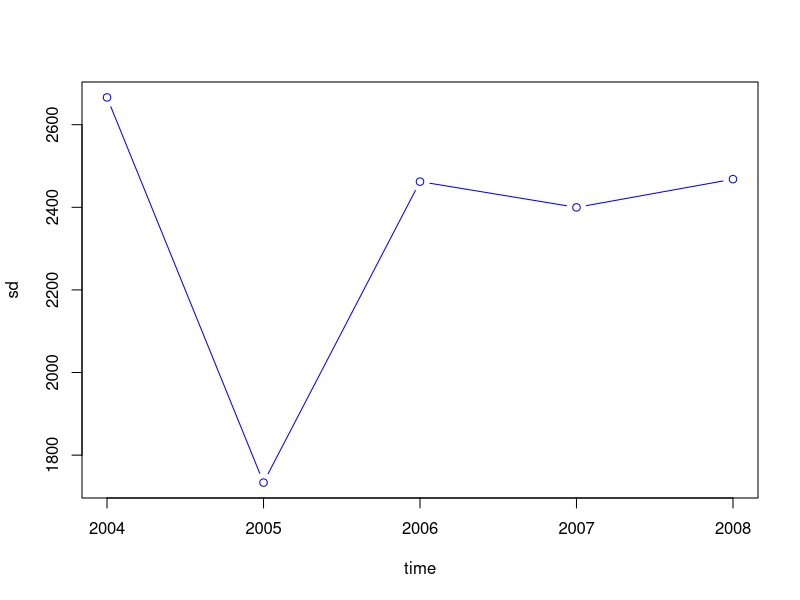

Source code (R):
#Importing library

library(e1071)

# For downloading library;
# install.packages("e1071")

# Impoting the data

data = read.table("data.csv",header=T,sep=';')

# Data analysis

sd2004=sd(data$price2004)
sd2005=sd(data$price2005)
sd2006=sd(data$price2006)
sd2007=sd(data$price2007)
sd2008=sd(data$price2008)

# Joining data into one vector

sd=c(sd2004,sd2005,sd2006,sd2007,sd2008)

# Defining time period (for plotting)

time=2004:2008

# Plotting the data

plot(time,sd,type="b",col="blue")